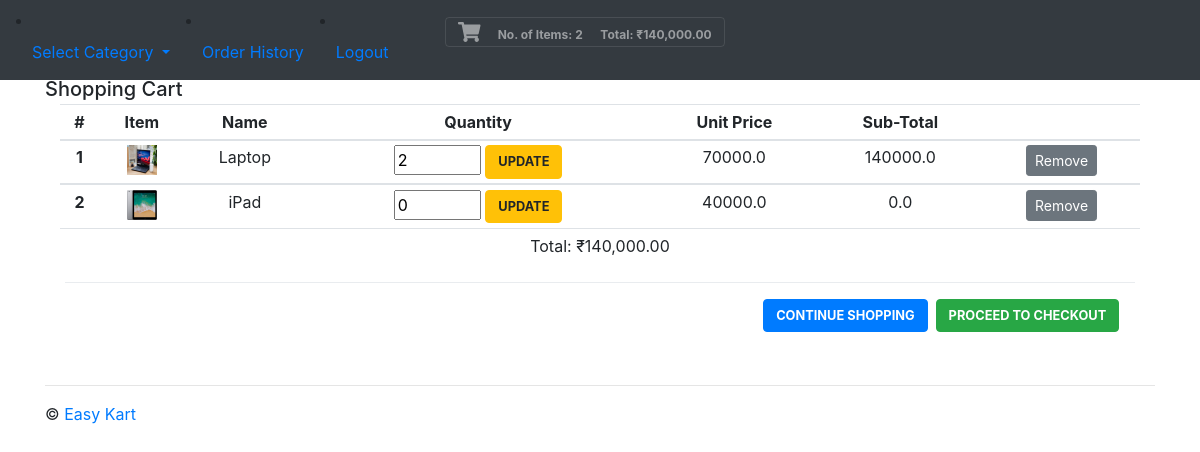
Page /cart/ on the committed database.
### tables this page shows
CREATE TABLE cart(image text,name text,qty integer, price text, subTotal text, id integer );

### main.py (the view)
@app.route("/cart/")
def cart():
    totItems, total, display = 0, 0, 0
    shoppingCart = db.execute("SELECT name, image, SUM(qty), SUM(subTotal), price, id FROM cart GROUP BY name")
    shopLen = len(shoppingCart)
    for i in range(shopLen):
        total += shoppingCart[i]["SUM(subTotal)"]
        totItems += shoppingCart[i]["SUM(qty)"]
    return render_template("cart.html", shoppingCart=shoppingCart, shopLen=shopLen, total=total, totItems=totItems, display=display, session=session)

### templates/cart.html (shortened to what this page needs)
{% extends "base.html" %}
{% block body %}
  <div aria-hidden="true">
    <div>
      <div>
        <div>
          <h5 class="modal-title" id="exampleModalLongTitle">Shopping Cart</h5>
        </div>
        <div>
          <div id="shoppingCart">
            <div class="container">
              <div class="row">
                <div class="col-sm">
                  <table class="table table-sm">
                    <thead>
                      <tr>
                        <th scope="col">#</th>
                        <th scope="col">Item</th>
                        <th scope="col">Name</th>
                        <th scope="col">Quantity</th>
                        <th scope="col">Unit Price</th>
                        <th scope="col">Sub-Total</th>
                        <th scope="col"></th>
                      </tr>
                    </thead>
                    <tbody>
                    {% if shopLen != 0 %}
                    {% for i in range(shopLen) %}
                      <tr>
                        <th scope="row">{{ i + 1 }}</th>
                        <td><img src="/static/img/{{ shoppingCart[i]['image'] }}" width="30px" alt="{{ shoppingCart[i]['name'] }}" /></td>
                        <td>{{ shoppingCart[i]["name"] }}</td>
                        <td><form action="/update/">
                            <input type="number" name="quantity" min="1" max="20" size="5" value="{{ shoppingCart[i]['SUM(qty)'] }}">
                            <button type="submit" class="btn btn-warning checkout">Update</button>
                          </form></td>
                        <td>{{ (shoppingCart[i]['price']) }}</td>
                        <td>{{ (shoppingCart[i]['SUM(subTotal)']) }}</td>
                        <td>
                          <form action="/remove/" methods="GET">
                            <button type="submit" class="btn btn-secondary btn-sm" id="removeFromCart">Remove</button>
                          </form>
                        </td>
                      </tr>
                    </tbody>
                    {% endfor %}
                    <tfoot>
                      <tr>
                        <td colSpan="7">Total: {{ '₹{:,.2f}'.format(total) }}<br /><br />
                          <div class="modal-footer">
                            <a href="/index"><button type="button" class="btn btn-primary checkout">Continue Shopping</button></a>
                            <a href="/checkout/"><button type="button" class="btn btn-success checkout">Proceed to Checkout</button></a>
                          </div>
                        </td>
                      </tr>
                    </tfoot>
                    {% endif %}
                  </table>
                </div>
              </div>
            </div>
          </div>
        </div>
      </div>
    </div>
  </div>
    </div>
  </main>
{% endblock %}

### static/css/custom.css (style rules this page uses)
.checkout { text-transform: uppercase; font-size: 0.8em; font-weight: bold; }
tr { text-align: center; }

### rows in the picture
cart: i+1 "2", shows a picture, name "iPad", quantity "0", price "40000.0", subTotal "0.0"

### other values in the picture
{{ totItems }} "2"
{{ '{:,.2f}'.format(total) }} "140,000.00"
{{ i + 1 }} "1"
{{ shoppingCart[i]["name"] }} "Laptop"
{{ (shoppingCart[i]['price']) }} "70000.0"
{{ (shoppingCart[i]['SUM(subTotal)']) }} "140000.0"
{{ '₹{:,.2f}'.format(total) }} "₹140,000.00"
